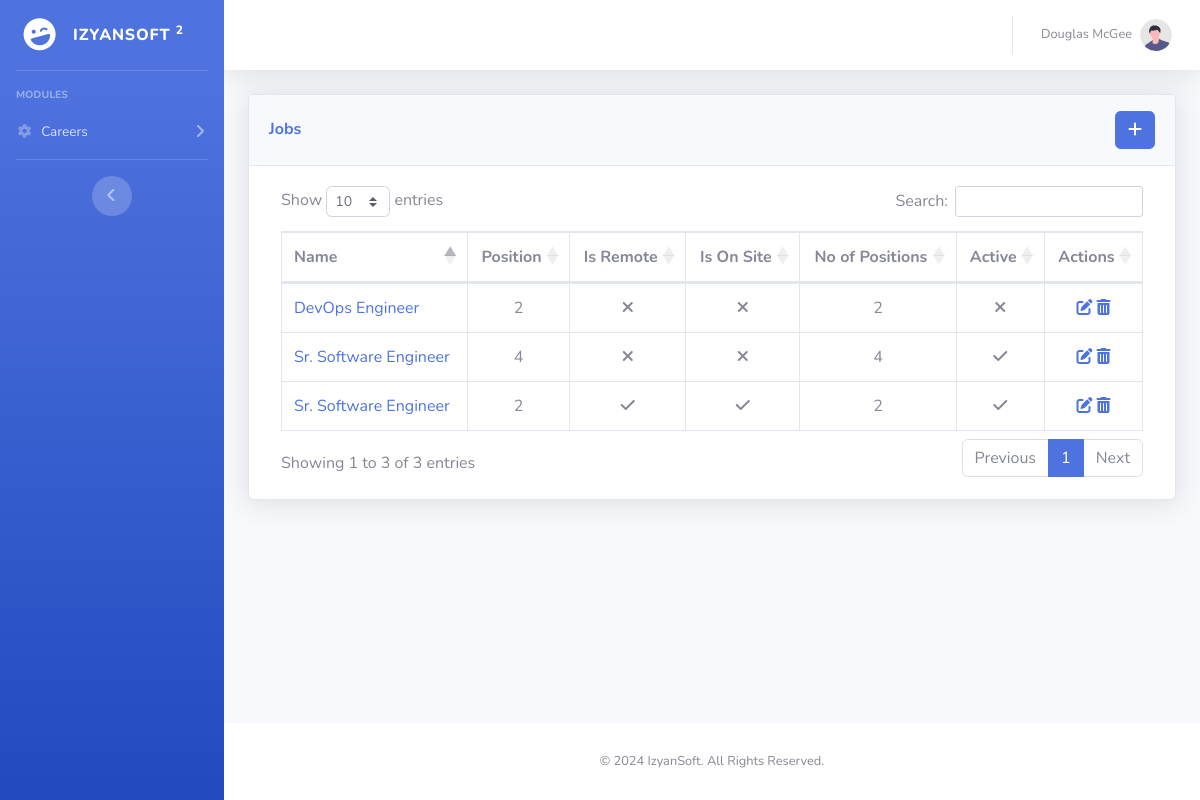
Page /portal/jobs/ on the earlier database version.
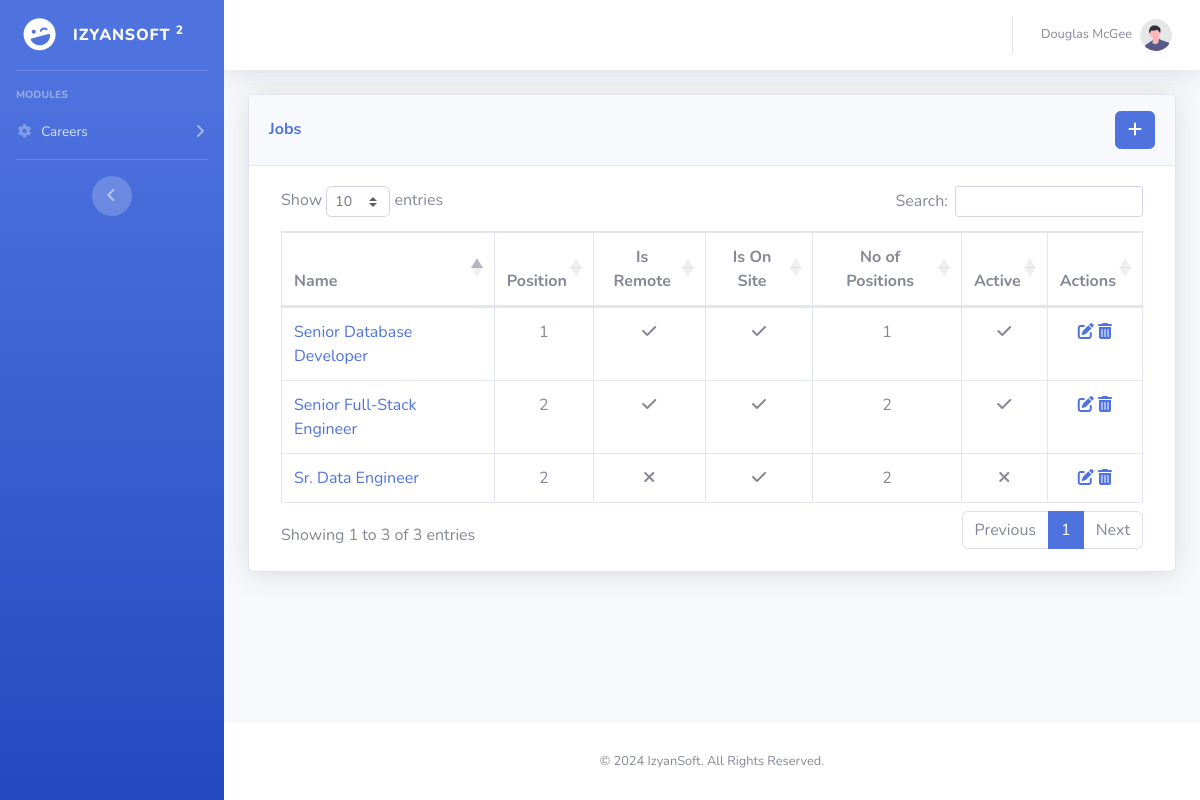
Same page on the later database version.
### jobs/models.py (models this page shows, shortened)
class Job(models.Model):
    display_title = models.CharField(max_length=100)
    no_of_positions = models.IntegerField(
        validators=[MinValueValidator(1)]
    )
    is_remote = models.BooleanField()
    is_on_site = models.BooleanField()
    job_description = models.TextField()
    location = models.CharField(max_length=100)
    last_date_to_apply = models.DateField()
    domain = models.CharField(max_length=200, null=False)
    active = models.BooleanField(default=True)

### jobs/views.py (the view)
# urls.py: path('', JobListView.as_view(), name='job_list'),
class JobListView(ListView):
    model = Job
    template_name = 'jobs/job_list.html'
    context_object_name = 'jobs'
    def get(self, request):
        success_messages = messages.get_messages(request)
        success_messages_list = [message.message for message in success_messages if message.level == messages.SUCCESS]
        jobs = Job.objects.all()
        return render(request, self.template_name, {'jobs': jobs, 'success_messages': success_messages_list})

### jobs/templates/jobs/job_list.html (shortened to what this page needs)
{% extends 'admin-portal-base.html' %}
{% block content %}
    <div class="card shadow mb-4">
        <div class="card-header py-3">
            <h6 class="m-0 font-weight-bold text-primary d-flex justify-content-between align-items-center">
                <span>Jobs</span>
                <a href="{% url 'create_job' %}"  class="btn btn-primary ml-auto"><i class="fa fa-plus"></i></a>
            </h6>
        </div>
        <div class="card-body">
            <div class="table-responsive">
                <div class="col-lg-12">
                    <table class="table table-bordered" id="jobs" width="100%" cellspacing="0">
                        <thead>
                            <tr>
                                <th>Name</th>
                                <th class="text-center">Position</th>
                                <th class="text-center">Is Remote</th>
                                <th class="text-center">Is On Site</th>
                                <th class="text-center">No of Positions</th>
                                <th class="text-center">Active</th>
                                <th class="text-center">Actions</th>
                            </tr>
                        </thead>
                        <tbody>
                            {% for job in jobs %}
                                <tr>
                                    <td><a href="{% url 'job_detail' pk=job.pk %}">{{ job.display_title }}</a></td>
                                    <td class="text-center">{{ job.no_of_positions }}</td>
                                    <td class="text-center">{% if job.is_remote %}<i class="fas fa-check"></i>{% else %}<i class="fas fa-times"></i>{% endif %}</td>
                                    <td class="text-center">{% if job.is_on_site %}<i class="fas fa-check"></i>{% else %}<i class="fas fa-times"></i>{% endif %}</td>
                                    <td class="text-center">{{ job.no_of_positions }}</td>
                                    <td class="text-center">{% if job.active %}<i class="fas fa-check"></i>{% else %}<i class="fas fa-times"></i>{% endif %}</td>
                                    <td class="text-center">
                                        <a href="{% url 'edit_job' pk=job.pk %}">
                                            <i class="fas fa-edit"></i>
                                        </a>
                                        <a href="{% url 'delete_job' pk=job.pk %}">
                                            <i class="fas fa-trash-alt"></i>
                                        </a>
                                    </td>
                                </tr>
                            {% endfor %}
                        </tbody>
                    </table>
                </div>
            </div>
        </div>
    </div>
{% endblock%}

Differences in the rows shown:
changed Job: display_title "Sr. Software Engineer" → "Senior Full-Stack Engineer"; no_of_positions "4" → "2"; is_remote False → True (drawn); is_on_site False → True (drawn)
changed Job: display_title "DevOps Engineer" → "Sr. Data Engineer"; is_on_site False → True (drawn)
changed Job: display_title "Sr. Software Engineer" → "Senior Database Developer"; no_of_positions "2" → "1"
